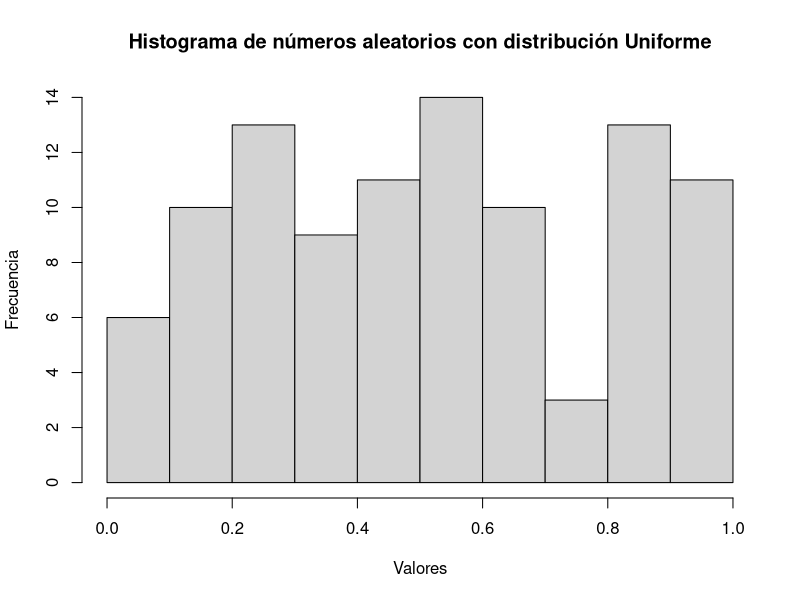

The R script that drew this image:
uniform_random_numbers <- runif(100, min=0, max=1)
mean <- mean(uniform_random_numbers)
print("Media:")
print(mean)
std_dev <- sd(uniform_random_numbers)
print("Desvio estandar:")
print(std_dev)
variance <- var(uniform_random_numbers)
print("Varianza")
print(variance)
hist(
    uniform_random_numbers,
    main="Histograma de números aleatorios con distribución Uniforme",
    xlab="Valores",
    ylab="Frecuencia"
)